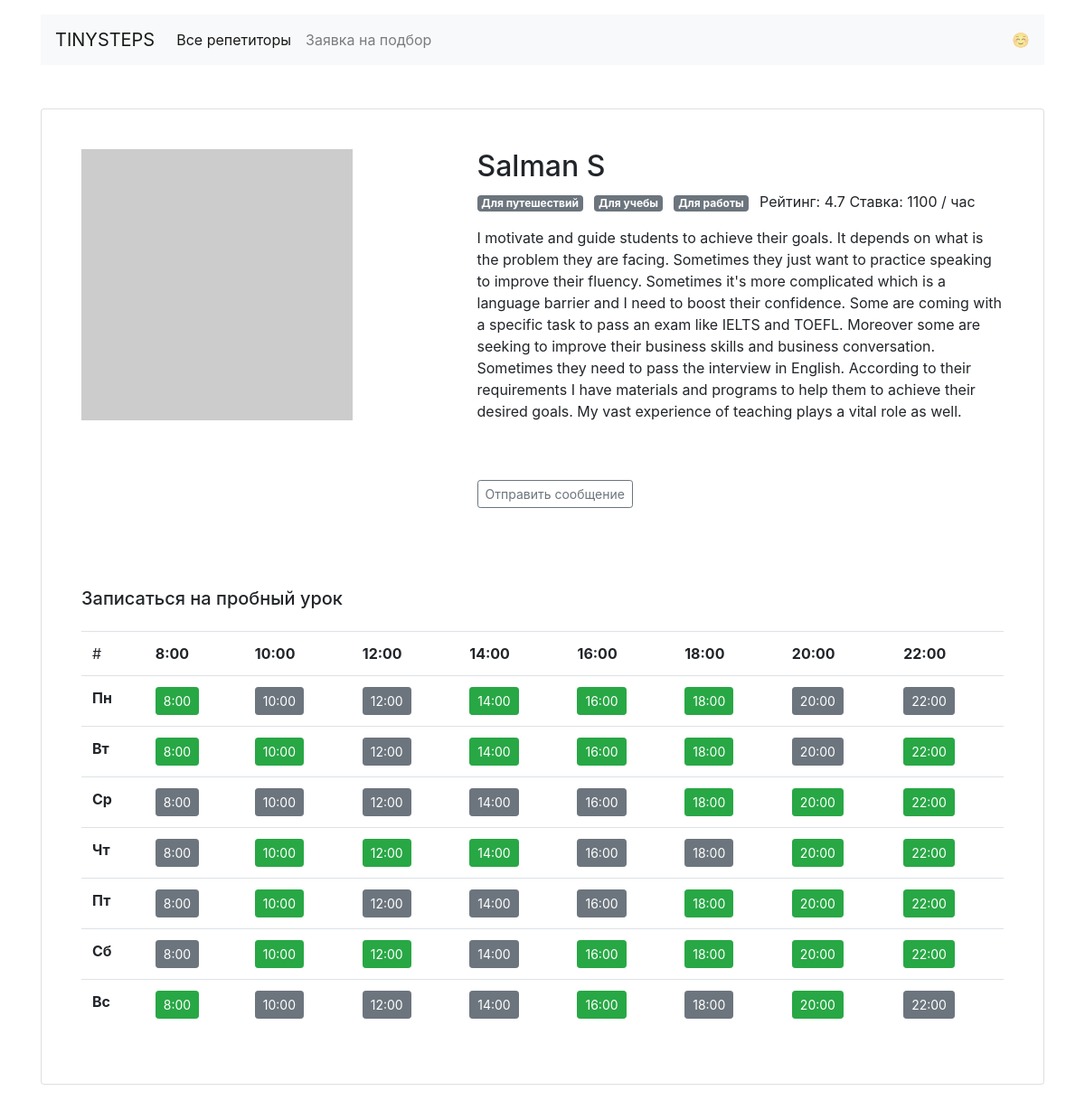
The app's page /profiles/11 with its own data.
### app/models.py (models this page shows)
class Teacher(db.Model):
    __tablename__ = 'teachers'
    id = db.Column(db.Integer, primary_key=True)
    fullname = db.Column(db.String(120), nullable=False)
    about = db.Column(db.String(2000), nullable=False)
    rating = db.Column(db.Float, default=0.0)
    picture = db.Column(db.String(1000))
    price = db.Column(db.Integer, nullable=False)
    schedule = db.Column(db.JSON, nullable=False)
    bookings = db.relationship('Booking', back_populates='teacher')
    goals = db.relationship(
        'Goal',
        secondary=teachers_goals_association,
        back_populates='teachers'
    )

class Goal(db.Model):
    __tablename__ = 'goals'
    id = db.Column(db.Integer, primary_key=True)
    title = db.Column(db.String(100), unique=True, nullable=False)
    slug = db.Column(db.String(50), unique=True, nullable=False)
    requests = db.relationship('Request', back_populates='goal')
    teachers = db.relationship(
       'Teacher',
       secondary=teachers_goals_association,
       back_populates='goals'
    )

### app/routes.py (the view)
@app.route('/profiles/<int:teacher_id>')
def profile(teacher_id):
    teacher = db.session.query(Teacher).get_or_404(teacher_id)
    schedule = json.loads(teacher.schedule)
    context = {
        'teacher': teacher,
        'ru_days': RU_DAYS_SHORT,
        'schedule': json.loads(teacher.schedule)
    }
    return render_template('profile.html', **context)

### app/templates/profile.html
{% extends "base.html" %}
{% block content %}
<div class="card my-5  mx-auto ">
    <div class="card-body m-4">
        <div class="row">
            {% if teacher.picture %}
            <div class="col-5"><img src="{{ teacher.picture }}" class="img-fluid"></div>
            {% else %}
            <div class="col-5"><img src="https://hyiproom.net/images/no_avatar.svg" class="img-fluid"></div>
            {% endif %}
            <div class="col-7">
                <h2>{{ teacher.fullname }}</h2>
                <p>
                    {% for goal in teacher.goals %}
                    <span class="badge badge-secondary mr-2">
                        {{ goal.title }}
                    </span>
                    {% endfor %}
                    Рейтинг: {{ teacher.rating }} Ставка: {{ teacher.price }} / час
                </p>
                <p>{{ teacher.about }}</p>
                <br> <br>
                <a href="{{ url_for('message', teacher_id=teacher.id) }}"
                    class="btn btn-outline-secondary btn-sm ">Отправить сообщение</a>
            </div>
        </div>
    </div>
    <div class="card-body  m-4">
        <h5 class="mb-4">Записаться на пробный урок</h5>
        <table class="table">
            <td>#</td>
            {% for time in schedule.mon %}
            <td><b>{{ time }}</b></td>
            {% endfor %}
            {% for day, times in schedule.items() %}
            <tr>
                <td><b>{{ ru_days[day]|capitalize }}</b></td>
                {% for time, is_free in times.items() %}
                {% if is_free %}
                <td>
                    <a href="{{ url_for('booking', teacher_id=teacher.id, day=day, time=time) }}"
                        class="btn btn-sm btn-success">
                        {{ time }}
                    </a>
                </td>
                {% else %}
                <td><a href="#" class="btn btn-sm btn-secondary">{{ time }}</a></td>
                {% endif %}
                {% endfor %}
            </tr>
            {% endfor %}
        </table>
    </div>
</div>
</div>
{% endblock %}

### records on screen
Teacher: fullname "Salman S", rating "4.7", price "1100", about "I motivate and guide students to achieve their goals. It depends on what is the problem they are facing. Sometimes they just want to practice speaking to improve their fluency. Sometimes it's more complicated which is a language barrier and I need to boost their confidence. Some are coming with a specific task to pass an exam like IELTS and TOEFL. Moreover some are seeking to improve their business skills and business conversation. Sometimes they need to pass the interview in English. According to their requirements I have materials and programs to help them to achieve their desired goals. My vast experience of teaching plays a vital role as well."
Goal: title "Для путешествий"
Goal: title "Для учебы"
Goal: title "Для работы"

### other values on screen
{{ time }} "8:00" "10:00" "12:00" "14:00" "16:00" "18:00" "20:00" "22:00"
{{ ru_days[day]|capitalize }} "Пн" "Вт" "Ср" "Чт" "Пт" "Сб" "Вс"
{{ time }} "8:00" "14:00" "16:00" "18:00" "8:00" "10:00" "14:00" "16:00" "18:00" "22:00" "18:00" "20:00" "22:00" "10:00" "12:00" "14:00" "20:00" "22:00" "10:00" "18:00" "20:00" "22:00" "10:00" "12:00" "16:00" "18:00" "20:00" "22:00" "8:00" "16:00" "20:00"
{{ time }} "10:00" "12:00" "20:00" "22:00" "12:00" "20:00" "8:00" "10:00" "12:00" "14:00" "16:00" "8:00" "16:00" "18:00" "8:00" "12:00" "14:00" "16:00" "8:00" "14:00" "10:00" "12:00" "14:00" "18:00" "22:00"
